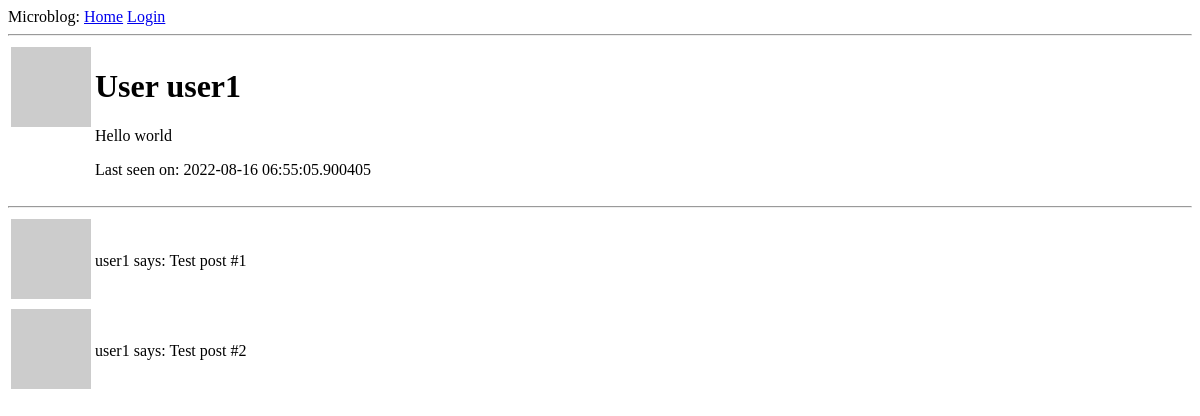
The app's page /user/user1, older data.
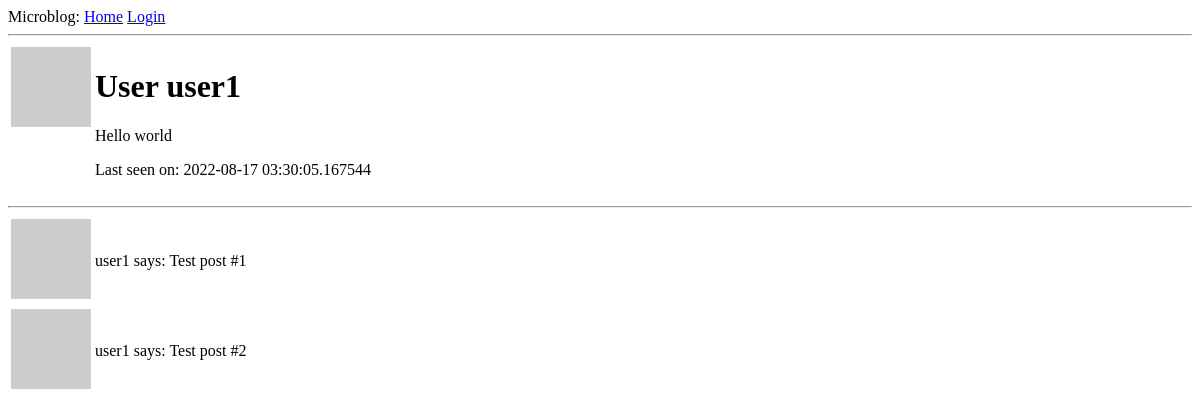
The same page, newer data.
### blog/models.py (models this page shows, shortened)
class User(UserMixin, db.Model):
    id = db.Column(db.Integer, primary_key=True)
    username = db.Column(db.String(64), index=True, unique=True)
    email = db.Column(db.String(120), index=True, unique=True)
    password_hash = db.Column(db.String(128))
    posts = db.relationship("Post", backref="author", lazy="dynamic")
    about_me = db.Column(db.String(140))
    last_seen = db.Column(db.DateTime, default=datetime.utcnow)
    followed = db.relationship(
        "User",
        secondary=followers,
        primaryjoin=(followers.c.follower_id == id),
        secondaryjoin=(followers.c.followed_id == id),
        backref=db.backref("followers", lazy="dynamic"),
        lazy="dynamic",
    )
    def avatar(self, size):
        digest = md5(self.email.lower().encode("utf-8")).hexdigest()
        return "https://www.gravatar.com/avatar/{}?d=identicon&s={}".format(
            digest, size
        )

### blog/routes.py (the view)
@app.route("/user/<username>")
def user(username):
    user = User.query.filter_by(username=username).first_or_404()
    posts = [
        {"author": user, "body": "Test post #1"},
        {"author": user, "body": "Test post #2"},
    ]
    return render_template("user.html", user=user, posts=posts)

### blog/routes.py (called while the page is built)
@app.before_request
def before_request():
    if current_user.is_authenticated:
        current_user.last_seen = datetime.utcnow()
        db.session.commit()

### blog/templates/user.html (shortened to what this page needs)
{% extends "base.html" %}
{% block content %}
<table>
    <tr valign="top">
        <td> <img src="{{user.avatar(128)}}">
        </td>
        <td>
            <h1>User {{ user.username }}</h1>
            {% if user.about_me %}
            <p>
                {{ user.about_me }}
            </p>
            {% endif %}
            {% if user.last_seen %}
            <p>
                Last seen on: {{ user.last_seen }}
            </p>
            {% endif %}
        </td>
    </tr>
</table>
<hr>
{% for post in posts %}
{% include "_post.html" %}
{% endfor %}
{% endblock %}

### blog/templates/base.html (shortened to what this page needs)
<!DOCTYPE html>
<html lang="en">
<head>
</head>
<body>
    <div>
        Microblog:
        <a href="{{url_for('index')}} ">Home</a>
        {% if current_user.is_anonymous %}
        <a href="{{ url_for('login') }}">Login</a>
        {% else %}
        <a href="{{ url_for('user', username = current_user.username) }}">Profile</a>
        <a href="{{ url_for('logout') }}">Logout</a>
        {% endif %}
    </div>
    <hr>
    {% block content %}
    {% endblock %}
</body>
</html>

### blog/templates/_post.html
<table>
    <tr>
        <td><img src="{{post.author.avatar(36)}}"></td>
        <td>
            {{post.author.username}} says: {{post.body}}
        </td>
    </tr>
</table>

Row changes from the older to the newer data that the page shows:
changed User "user1": last_seen "2022-08-16 06:55:05.900405" → "2022-08-17 03:30:05.167544"
